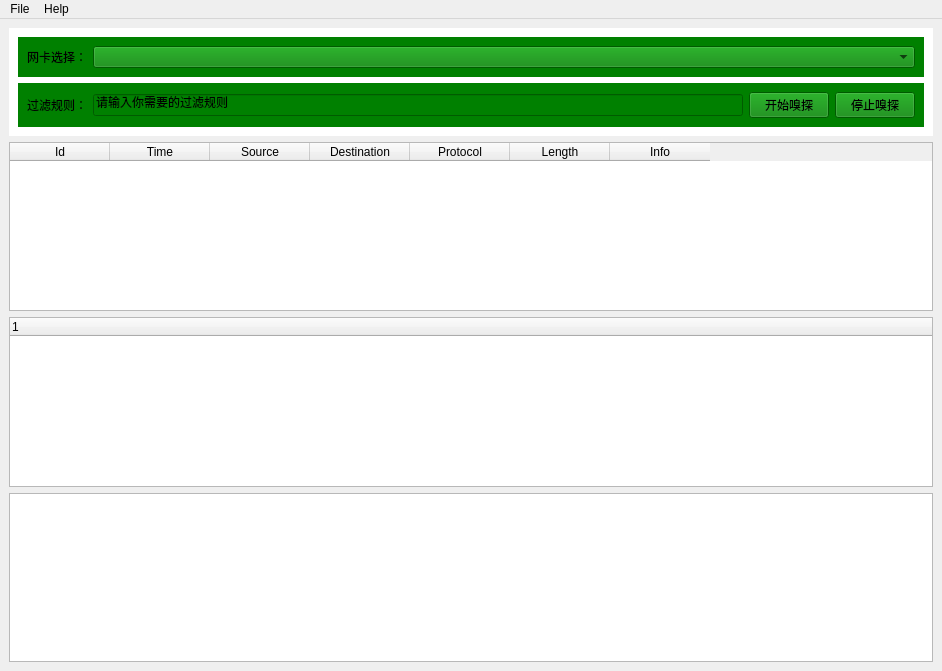
<?xml version="1.0" encoding="UTF-8"?>
<ui version="4.0">
 <class>MainWindow</class>
 <widget class="QMainWindow" name="MainWindow">
  <property name="geometry">
   <rect>
    <x>0</x>
    <y>0</y>
    <width>942</width>
    <height>671</height>
   </rect>
  </property>
  <property name="windowTitle">
   <string>MainWindow</string>
  </property>
  <widget class="QWidget" name="centralwidget">
   <layout class="QGridLayout" name="gridLayout">
    <item row="0" column="0">
     <widget class="QWidget" name="widget" native="true">
      <property name="styleSheet">
       <string notr="true">background-color:white</string>
      </property>
      <layout class="QGridLayout" name="gridLayout_2">
       <item row="0" column="0">
        <widget class="QWidget" name="widget_5" native="true">
         <property name="styleSheet">
          <string notr="true">background-color:green</string>
         </property>
         <layout class="QGridLayout" name="gridLayout_3">
          <item row="0" column="0">
           <widget class="QLabel" name="NicLabel">
            <property name="sizePolicy">
             <sizepolicy hsizetype="Fixed" vsizetype="Fixed">
              <horstretch>0</horstretch>
              <verstretch>0</verstretch>
             </sizepolicy>
            </property>
            <property name="text">
             <string>网卡选择：</string>
            </property>
           </widget>
          </item>
          <item row="0" column="1">
           <widget class="QComboBox" name="comboBox"/>
          </item>
         </layout>
        </widget>
       </item>
       <item row="1" column="0">
        <widget class="QWidget" name="widget_6" native="true">
         <property name="styleSheet">
          <string notr="true">background-color:green</string>
         </property>
         <layout class="QGridLayout" name="gridLayout_4">
          <item row="0" column="0">
           <widget class="QLabel" name="label">
            <property name="sizePolicy">
             <sizepolicy hsizetype="Fixed" vsizetype="Fixed">
              <horstretch>0</horstretch>
              <verstretch>0</verstretch>
             </sizepolicy>
            </property>
            <property name="text">
             <string>过滤规则：</string>
            </property>
           </widget>
          </item>
          <item row="0" column="1">
           <widget class="QLineEdit" name="lineEdit">
            <property name="inputMask">
             <string>请输入你需要的过滤规则</string>
            </property>
           </widget>
          </item>
          <item row="0" column="2">
           <widget class="QPushButton" name="pushButton">
            <property name="sizePolicy">
             <sizepolicy hsizetype="Fixed" vsizetype="Fixed">
              <horstretch>0</horstretch>
              <verstretch>0</verstretch>
             </sizepolicy>
            </property>
            <property name="text">
             <string>开始嗅探</string>
            </property>
           </widget>
          </item>
          <item row="0" column="3">
           <widget class="QPushButton" name="pushButton_2">
            <property name="sizePolicy">
             <sizepolicy hsizetype="Fixed" vsizetype="Fixed">
              <horstretch>0</horstretch>
              <verstretch>0</verstretch>
             </sizepolicy>
            </property>
            <property name="text">
             <string>停止嗅探</string>
            </property>
           </widget>
          </item>
         </layout>
        </widget>
       </item>
      </layout>
     </widget>
    </item>
    <item row="3" column="0">
     <widget class="QTreeWidget" name="detailWidget"/>
    </item>
    <item row="4" column="0">
     <widget class="QTextEdit" name="hexEdit">
      <property name="html">
       <string>&lt;!DOCTYPE HTML PUBLIC &quot;-//W3C//DTD HTML 4.0//EN&quot; &quot;http://www.w3.org/TR/REC-html40/strict.dtd&quot;&gt;
&lt;html&gt;&lt;head&gt;&lt;meta name=&quot;qrichtext&quot; content=&quot;1&quot; /&gt;&lt;style type=&quot;text/css&quot;&gt;
p, li { white-space: pre-wrap; }
&lt;/style&gt;&lt;/head&gt;&lt;body style=&quot; font-family:'SimSun'; font-size:9pt; font-weight:400; font-style:normal;&quot;&gt;
&lt;p style=&quot;-qt-paragraph-type:empty; margin-top:0px; margin-bottom:0px; margin-left:0px; margin-right:0px; -qt-block-indent:0; text-indent:0px;&quot;&gt;&lt;br /&gt;&lt;/p&gt;&lt;/body&gt;&lt;/html&gt;</string>
      </property>
     </widget>
    </item>
    <item row="1" column="0">
     <widget class="QTableWidget" name="packetWidget">
      <property name="sizePolicy">
       <sizepolicy hsizetype="Expanding" vsizetype="Expanding">
        <horstretch>0</horstretch>
        <verstretch>0</verstretch>
       </sizepolicy>
      </property>
      <attribute name="horizontalHeaderVisible">
       <bool>true</bool>
      </attribute>
      <attribute name="horizontalHeaderCascadingSectionResizes">
       <bool>false</bool>
      </attribute>
      <attribute name="verticalHeaderStretchLastSection">
       <bool>true</bool>
      </attribute>
      <column>
       <property name="text">
        <string>Id</string>
       </property>
      </column>
      <column>
       <property name="text">
        <string>Time</string>
       </property>
      </column>
      <column>
       <property name="text">
        <string>Source</string>
       </property>
      </column>
      <column>
       <property name="text">
        <string>Destination</string>
       </property>
      </column>
      <column>
       <property name="text">
        <string>Protocol</string>
       </property>
      </column>
      <column>
       <property name="text">
        <string>Length</string>
       </property>
      </column>
      <column>
       <property name="text">
        <string>Info</string>
       </property>
      </column>
     </widget>
    </item>
   </layout>
  </widget>
  <widget class="QMenuBar" name="menubar">
   <property name="geometry">
    <rect>
     <x>0</x>
     <y>0</y>
     <width>942</width>
     <height>23</height>
    </rect>
   </property>
   <widget class="QMenu" name="menuAbout">
    <property name="title">
     <string>Help</string>
    </property>
    <addaction name="actionAbout"/>
   </widget>
   <widget class="QMenu" name="menuFile">
    <property name="title">
     <string>File</string>
    </property>
    <addaction name="actionExit"/>
   </widget>
   <addaction name="menuFile"/>
   <addaction name="menuAbout"/>
  </widget>
  <action name="actionAbout">
   <property name="checkable">
    <bool>false</bool>
   </property>
   <property name="text">
    <string>About</string>
   </property>
  </action>
  <action name="actionExit">
   <property name="checkable">
    <bool>false</bool>
   </property>
   <property name="checked">
    <bool>false</bool>
   </property>
   <property name="text">
    <string>Exit</string>
   </property>
  </action>
 </widget>
 <resources/>
 <connections/>
</ui>
